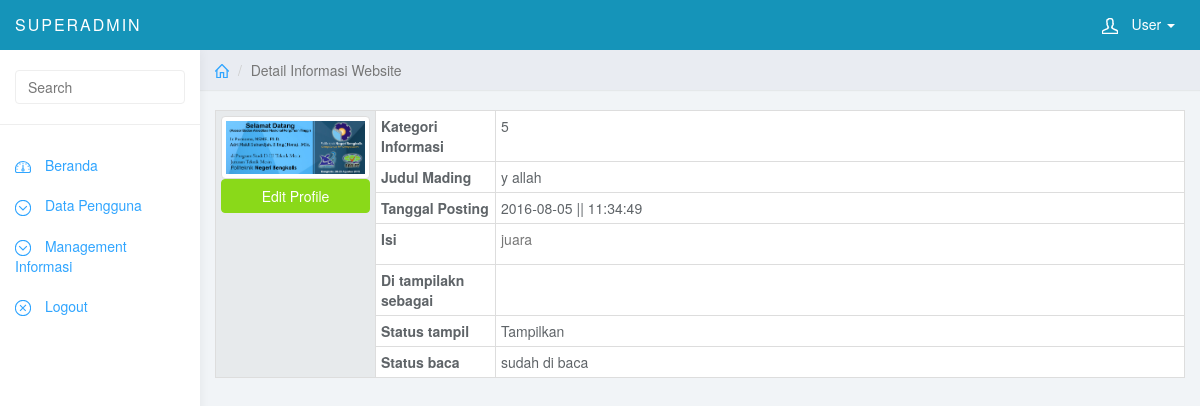
Page /backend/index.php?view=konten&act=detailinfo&id=30 (signed in) on the committed database.
### tables this page shows
CREATE TABLE IF NOT EXISTS `informasi` (
`id_informasi` int(11) NOT NULL,
  `id_kategori` int(11) NOT NULL,
  `tanggal` varchar(44) NOT NULL,
  `jam` varchar(33) NOT NULL,
  `judul` varchar(77) NOT NULL,
  `file` text NOT NULL,
  `isi` text NOT NULL,
  `id_tampil` int(11) NOT NULL,
  `id_status` int(11) NOT NULL,
  `id_baca` int(11) NOT NULL
);

CREATE TABLE IF NOT EXISTS `kategori` (
`id_kategori` int(11) NOT NULL,
  `nama_kategori` varchar(88) NOT NULL
);

CREATE TABLE IF NOT EXISTS `status` (
`id_status` int(11) NOT NULL,
  `nama_status` varchar(99) NOT NULL
);

CREATE TABLE IF NOT EXISTS `baca` (
`id_baca` int(11) NOT NULL,
  `nama_baca` varchar(99) NOT NULL
);

### backend/program/informasi.php (the view, shortened to what this page needs)
<?php if ($_GET[act]==''){ ?>
  <div class="col-sm-9 col-sm-offset-3 col-lg-10 col-lg-offset-2 main">
    <div class="row">
      <ol class="breadcrumb">
        <li><a href="#"><svg class="glyph stroked home"><use xlink:href="#stroked-home"></use></svg></a></li>
        <li class="active">Data Informasi Website</li>
      </ol>
    </div>
      <hr><span class="" style="font-family:Calibri;color:green;font-size:18px;">Data Menu Informasi Website<a class='pull-right btn btn-primary btn-sm' href='index.php?view=konten&act=tambahinfo'>Tambahkan Data Informasi</a> <hr>
    <table data-toggle="table" data-show-refresh="true" data-show-toggle="true" data-show-columns="true" data-search="true" data-select-item-name="toolbar1" data-pagination="true" data-sort-name="name" data-sort-order="desc">
      <thead>
        <tr>
          <th>No</th>
          <th>Tanggal</th>
          <th>Kategori Informasi</th>
          <th>Judul</th>
          <th>Tampil Sebagai</th>
          <th>Status</th>
          <th>Baca</th>
          <th>Action</th>
        </tr>
     </thead>
    <tbody>
      <?php
        $tampil = mysql_query("SELECT * FROM informasi,tampil,kategori,status,baca where informasi.id_tampil=tampil.id_tampil AND informasi.id_kategori=kategori.id_kategori AND informasi.id_status=status.id_status AND informasi.id_baca=baca.id_baca order by id_informasi desc");
        $no = 1;
        while($r=mysql_fetch_array($tampil)){
        $tanggal = tgl_indo($r[tanggal]);
        echo "<tr><td>$no</td>
                <td>$tanggal</td>
                <td>$r[nama_kategori]</td>
                <td>$r[judul]</td>
                <td>";
                if($_SESSION[level]=='admin'){
                  echo"$r[nama_tampil]";
                }else{
                  echo"<form action='' method='POST'>
                  <input type='hidden' name='id_informasi' value='$r[id_informasi]'>
                  <select class='form-control' name='id_tampil'>
                                                                          <option value='0' selected>- Pilih Status Tayang -</option>";
                                                                            $wali = mysql_query("SELECT * FROM tampil order by nama_tampil desc");
                                                                            while($a = mysql_fetch_array($wali)){
                                                                              if ($a[id_tampil] == $r[id_tampil]){
                                                                                echo "<option value='$a[id_tampil]' selected>$a[nama_tampil]</option>";
                                                                              }else{
                                                                                echo "<option value='$a[id_tampil]'>$a[nama_tampil]</option>";
                                                                              }
                                                                            }
                                                                         echo "</select>
                    <button type='submit' class='btn btn-info btn-xs' href='#' name='ubah_tampil'><i class='glyphicon glyphicon-refresh'></i></button>
                    </form>"; }
                  echo"</td>
                <td>";
                if($_SESSION[level]=='admin'){
                  echo"$r[nama_status]";
                }else{
                  echo"<form action='' method='POST'>
                  <input type='hidden' name='id_informasi' value='$r[id_informasi]'>
                  <select class='form-control' name='id_status'>
                                                                          <option value='0' selected>- Pilih Status Tayang -</option>";
                                                                            $wali = mysql_query("SELECT * FROM status order by nama_status desc");
                                                                            while($a = mysql_fetch_array($wali)){
                                                                              if ($a[id_status] == $r[id_status]){
                                                                                echo "<option value='$a[id_status]' selected>$a[nama_status]</option>";
                                                                              }else{
                                                                                echo "<option value='$a[id_status]'>$a[nama_status]</option>";
                                                                              }
                                                                            }
                                                                         echo "</select>
                    <button type='submit' class='btn btn-info btn-xs' href='#' name='ubah_status'><i class='glyphicon glyphicon-refresh'></i></button>
                    </form>"; }
                  echo"
                  </td>
                <td>";
                if($_SESSION[level]=='admin'){
                  echo"$r[nama_baca]";
                }else{
                  echo"<form action='' method='POST'>
                  <input type='hidden' name='id_informasi' value='$r[id_informasi]'>
                  <select class='form-control' name='id_baca'>
                                                                          <option value='0' selected>- Pilih Status Baca -</option>";
                                                                            $wali = mysql_query("SELECT * FROM baca order by nama_baca desc");
                                                                            while($a = mysql_fetch_array($wali)){
                                                                              if ($a[id_baca] == $r[id_baca]){
                                                                                echo "<option value='$a[id_baca]' selected>$a[nama_baca]</option>";
                                                                              }else{
                                                                                echo "<option value='$a[id_baca]'>$a[nama_baca]</option>";
                                                                              }
                                                                            }
                                                                         echo "</select>
                    <button type='submit' class='btn btn-info btn-xs' href='#' name='ubah_baca'><i class='glyphicon glyphicon-refresh'></i></button>
                    </form>"; }
                  echo"</td>
                <td>
                <a class='btn btn-info btn-xs' title='Lihat Detail' href='?view=konten&act=detailinfo&id=$r[id_informasi]'><span class='glyphicon glyphicon-search'></span></a>
                <a class='btn btn-success btn-xs' title='Edit Data' href='?view=konten&act=editinfo&id=$r[id_informasi]'><span class='glyphicon glyphicon-edit'></span></a>
                <a class='btn btn-danger btn-xs' title='Delete Data' href='?view=konten&hapus=$r[id_informasi]'><span class='glyphicon glyphicon-remove'></span></a>
               </td>";
        echo "</tr>";
         $no++;
            }
        if (isset($_GET[hapus])){
          mysql_query("DELETE FROM informasi where id_informasi='$_GET[hapus]'");
        echo "<script>document.location='index.php?view=konten';</script>";
          }
          ?>
                    </tbody>
                  </table>
                </div>
              </div>
            </div>
<?php
}elseif($_GET[act]=='detailinfo'){
    $detail = mysql_query("SELECT * FROM informasi,tampil,kategori,status,baca where informasi.id_tampil=tampil.id_tampil AND informasi.id_kategori=kategori.id_kategori AND informasi.id_status=status.id_status AND informasi.id_baca=baca.id_baca AND id_informasi='$_GET[id]'");
    $s = mysql_fetch_array($detail);
    echo "<div class='col-sm-9 col-sm-offset-3 col-lg-10 col-lg-offset-2 main'>
    <div class='row'>
      <ol class='breadcrumb'>
        <li><a href='#'><svg class='glyph stroked home'><use xlink:href='#stroked-home'></use></svg></a></li>
        <li class='active'>Detail Informasi Website</li>
      </ol>
    </div>
    <br/>
              <form method='POST' class='form-horizontal' action='' enctype='multipart/form-data'>
                  <table class='table table-condensed table-bordered'>
                  <tbody>
                    <tr><th style='background-color:#E7EAEC' width='160px' rowspan='9'>";
                        if (trim($s[file ])==''){
                          echo "<img class='img-thumbnail' style='width:155px' src='foto_siswa/no-image.jpg'>";
                        }else{
                          echo "<img class='img-thumbnail' style='width:155px' src='gambar/konten/$s[file]'>";
                        }
                        echo "<a href='index.php?view=konten&act=editinfo&id=$_GET[id]' class='btn btn-success btn-block'>Edit Profile</a>
                        </th>
                    </tr>
                    <tr><th width='120px' scope='row'>Kategori Informasi</th>      <td>$s[id_kategori]</td></tr>
                    <tr><th scope='row'>Judul Mading</th>               <td>$s[judul]</td></tr>
                    <tr><th scope='row'>Tanggal Posting</th>           <td>$s[tanggal] || $s[jam]</td></tr>
                    <tr><th scope='row'>Isi</th>                 <td>$s[isi]</td></tr>
                    <tr><th scope='row'>Di tampilakn sebagai</th>           <td>$s[tempat]</td></tr>
                    <tr><th scope='row'>Status tampil</th>          <td>$s[nama_status]</td></tr>
                    <tr><th scope='row'>Status baca</th>  <td>$s[nama_baca]</td></tr>
                  </tbody>
                  </table>
                </div>
              </div>
            </form>
            </div>";
}
?>

### backend/css/styles.css (style rules this page uses)
body { background: #f1f4f7; padding-top: 50px; color: #5f6468; }
p { color: #777; }
a, a:hover, a:focus { color: #30a5ff; }
.btn-success, .btn-success:hover, .btn-success:focus, .btn-success:active, .btn-success.active, .open > .dropdown-toggle.btn-success, .btn-success.disabled, .btn-success[disabled], fieldset[disabled] .btn-success, .btn-success.disabled:hover, .btn-success[disabled]:hover, fieldset[disabled] .btn-success:hover, .btn-success.disabled:focus, .btn-success[disabled]:focus, fieldset[disabled] .btn-success:focus, .btn-success.disabled:active, .btn-success[disabled]:active, fieldset[disabled] .btn-success:active, .btn-success.disabled.active, .btn-success[disabled].active, fieldset[disabled] .btn-success.active { background-color: #8ad919; border-color: #8ad919; }
.breadcrumb { border-radius: 0; padding: 10px 15px; background: #e9ecf2; box-shadow: 0 1px 1px rgba(0, 0, 0, .05); margin: 0 ; }
.table { background: #fff; }
.breadcrumb .glyph { height: 14px; width: 14px; margin: -2px 0 0 0; stroke-width: 4px; }

### rows in the picture
informasi: file (picture), id_kategori.id_kategori "5", judul "y allah", tanggal "2016-08-05", jam "11:34:49", isi "juara", id_status.nama_status "Tampilkan", id_baca.nama_baca "sudah di baca"

### other values in the picture
$level "SUPERADMIN"
